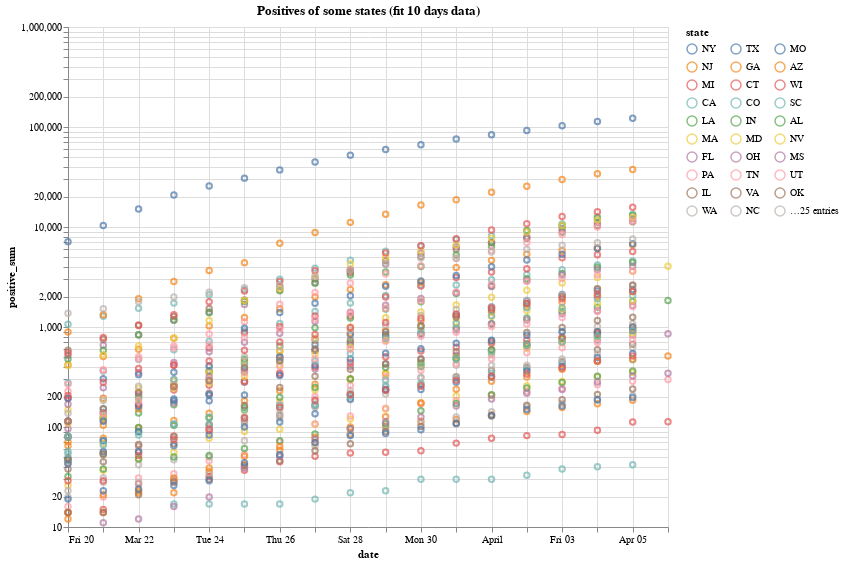

Write notebook code for a chart like this one.
### Code cell
by(df_s, [:state, :date], :positive => sum) |> @filter(_.positive_sum >10 && _.date >= Date(2020,3,20)) |> 
# @filter(_.state ∈ ["CA", "NY", "NJ", "WA"]) |>
@vlplot(
    layer = [
        {
            :point,
            width = 600, height = 500,
            x = {:date, timeUnite=:monthdate},
            y = {:positive_sum, scale={type=:log}},
            title = "Positives of some states (fit 10 days data)"
        },
        {
            transform=[
                {
                    filter= {field = :date, gt = vltime(now()-Day(20))}
                },
                {
                
                    regression=:positive_sum,
                    on=:date,
                    groupby=[:state],
                    method=:exp,
                    extent=[vltime(now()-Day(15)), vltime(now()+Day(3))]
                }
            ],
            mark={:line, style=:dashed, strokeDash=1},
            x = {:date, timeUnite=:monthdate},
            y=:positive_sum,
        }
    ],
    color = {:state, sort= {op=:max, field=:positive_sum, order=:descending},
            legend={columns=3}},
        
)

### Figure 1 — Vega-Lite specification as saved in the notebook (floating-point values rounded to 4 significant figures; data arrays with more than 128 entries replaced by an {"elided": "..."} marker saying what was removed)
{"data": {"values": {"elided": "921 records"}}, "encoding": {"color": {"field": "state", "legend": {"columns": 3}, "sort": {"field": "positive_sum", "op": "max", "order": "descending"}, "type": "nominal"}}, "layer": [{"encoding": {"x": {"field": "date", "timeUnite": "monthdate", "type": "temporal"}, "y": {"field": "positive_sum", "scale": {"type": "log"}, "type": "quantitative"}}, "height": 500, "mark": "point", "title": "Positives of some states (fit 10 days data)", "width": 600}, {"encoding": {"x": {"field": "date", "timeUnite": "monthdate", "type": "temporal"}, "y": {"field": "positive_sum", "type": "quantitative"}}, "mark": {"strokeDash": 1, "style": "dashed", "type": "line"}, "transform": [{"filter": {"field": "date", "gt": 1584455788294}}, {"extent": [1584887788294, 1586442988294], "groupby": ["state"], "method": "exp", "on": "date", "regression": "positive_sum"}]}]}
